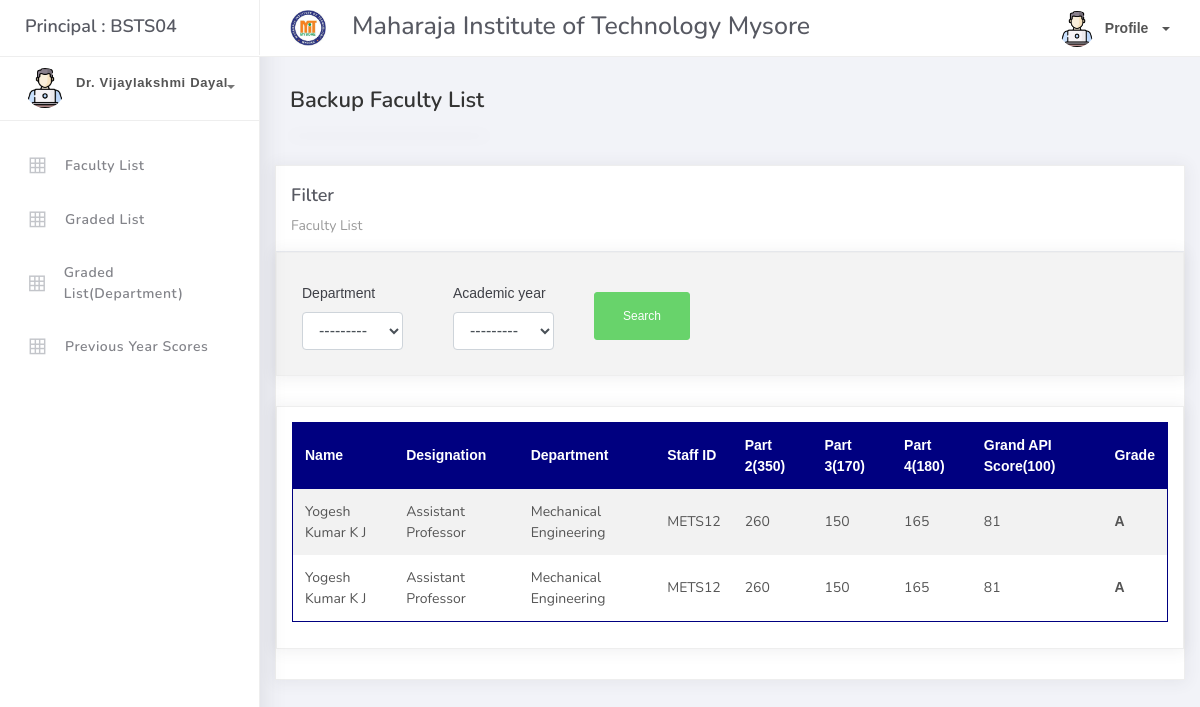
The app's page /backup_filter (signed in) with its own data.
### faculty/models.py (models this page shows, shortened)
class PersonalDetail(models.Model):
    Name = models.CharField(max_length=200)
    Department = models.CharField(max_length=200)
    Present_Designation = models.CharField(max_length=200)
    Whether_HOD = models.BooleanField(default=False)
    Highest_Qualification = models.CharField(max_length=200)
    Recognized_as_a_Research_Guide = models.CharField(max_length=100)
    Years_of_Service_at_MITM = models.CharField(max_length=10,null=True,default=0)
    Staff_ID = models.CharField(max_length=20, unique=True)
    Password = models.CharField(max_length=50)
    Mail_Id = models.EmailField()
    Contact_No = models.CharField(max_length=10)
    Date_of_joining = models.CharField(max_length=20,null=True)
    Specialization = models.CharField(max_length=100)
    If_yes_Number_of_candidates_being_supervised = models.CharField(max_length=100, null=True)
    total_years = models.IntegerField(null=True)

### AppraisalForm/models.py (models this page shows, shortened)
class BackupApiScores(models.Model):
    CATEGORY = (
			('Basic Science and Humanities', 'Basic Science and Humanities'),
			('Mechanical Engineering', 'Mechanical Engineering'),
            ('Civil Engineering', 'Civil Engineering'),
            ('Computer Science and Engineering', 'Computer Science and Engineering'),
            ('Information Science and Engineering', 'Information Science and Engineering'),
            ('Electronics and Communication Engineering', 'Electronics and Communication Engineering'),
            ('Master of Business Administration', 'Master of Business Administration'),
            ('Master of Computer Applications', 'Master of Computer Applications'),
			)
    ROLES = (
            ('Assistant Professor', 'Assistant Professor'),
            ('Associate Professor', 'Associate Professor'),
            ('Professor', 'Professor'),
    )
    GRADES = (
            ('A','A'),
            ('B','B'),
            ('C','C'),
            ('D','D'),
            ('E','E'),
            ('F','F'),
    )
    YEARS = (
            ('2021','2021'),
            ('2022','2022'),
            ('2023','2023'),
    )
    user = models.CharField(max_length=10, null=True)
    department = models.CharField(max_length=200, null=True, choices=CATEGORY)
    designation = models.CharField(max_length=200, null=True, choices=ROLES)
    name = models.CharField(max_length=200, null=True)
    grade = models.CharField(max_length=2, null=True, choices=GRADES)
    whether_HOD = models.BooleanField(default=False)
    submitted_Faculty = models.BooleanField(default=False)
    submitted_HOD = models.BooleanField(default=False)
    submitted_Principal = models.BooleanField(default=False)
    academic_year = models.IntegerField(null=True, choices=YEARS)
    Part1APIscore = models.BigIntegerField(default=0,null=True)
    Part1HODAPIscore = models.BigIntegerField(default=0,null=True)
    Part1PAPIscore = models.BigIntegerField(default=0,null=True)
    part2APIscore = models.BigIntegerField(null=True, default=0)
    part2HODAPIscore = models.BigIntegerField(null=True, default=0)
    part2PAPIscore = models.BigIntegerField(null=True, default=0)
    part3APIscore = models.BigIntegerField(default=0, null=True)
    part3HODAPIscore = models.BigIntegerField(default=0, null=True)
    part3PAPIscore = models.BigIntegerField(default=0, null=True)
    GrandScore = models.BigIntegerField(default=0,null=True)
    GrandScoreHOD = models.BigIntegerField(default=0,null=True)
    GrandScoreP = models.BigIntegerField(default=0,null=True)

### faculty/views.py (the view)
# urls.py: path('backup_filter', views.backup_filter_P),
def backup_filter_P(request):
    if request.session.get('principal',False):
        principal_id = request.session['principal']
        if PersonalDetail.objects.filter(Staff_ID=principal_id).exists():
            principal = PersonalDetail.objects.filter(Staff_ID=principal_id)[0]
            staffs = PersonalDetail.objects.all()
            tle = BackupApiScores.objects.all()
            staff = PersonalDetail.objects.get(Staff_ID=principal_id)
            myFilter = BackupFilter(request.GET, queryset=tle)
            tle = myFilter.qs
            context = {'staffs': staffs,
                        'principal': principal,
                        'tle' : tle,
                        'myFilter' : myFilter, 'staff':staff  }
            return render(request, 'Users/backup_scores.html', context)

### faculty/templates/Users/backup_scores.html (shortened to what this page needs)
{% extends 'base_princi.html' %}
{% load static %}
{% load crispy_forms_tags %}
{% block style %}
  <link rel="stylesheet" type="text/css" href="{% static 'css/main.css' %}">
{% endblock style %}
{% block content %}
<div class="main-panel">
  <div class="content">
					<div class="container-fluid">
						<h4 class="page-title">Backup Faculty List</h4>
						<div class="row">
							<div class="col-md-3">
							</div>
                <div class="card">
                  <div class="card-header ">
                      <h4 class="card-title">Filter</h4>
                        <p class="card-category">Faculty List</p>
                    </div>
                    <div class="card card-body" style="width: 100%; background: #f3f3f3;">
                      <form method="get" >
                          <div class="row">
                            <div class="col-2">
                              {{ myFilter.form.department |as_crispy_field }}
                            </div>
                            <div class="col-2">
                              {{ myFilter.form.academic_year |as_crispy_field }}
                            </div>
                            <div class="col-2">
                            <button type="submit" class="btn btn-sm btn-success" style="width: 6rem; height: 3rem; margin-top: 1.5rem;">Search</button>
                          </div>
                        </div>
                      </form>
                    </div>
              <div class="card">
                <div class="card-body">
                <div style="overflow-x:auto;">
                  <table class="table table-head-bg-primary table-striped table-hover">
                      <thead>
                        <tr>
                          <th scope="col">Name</th>
                          <th scope="col">Designation</th>
                          <th scope="col">Department</th>
                          <th scope="col">Staff ID</th>
                          <th scope="col">Part 2(350)</th>
                          <th scope="col">Part 3(170)</th>
                          <th scope="col">Part 4(180)</th>
                          <th scope="col">Grand API Score(100)</th>
                          <th scope="col">Grade</th>
                        </tr>
                      </thead>
                      <tbody>
                    {% for t in tle %}
                            <tr>
                              <td>{{ t.name }}</td>
                              <td>{{ t.designation }}</td>
                              <td>{{ t.department }}</td>
                              <td>{{ t.user }}</td>
                              <td>{{ t.Part1PAPIscore }}</td>
                              <td>{{ t.part2PAPIscore }}</td>
                              <td>{{ t.part3PAPIscore }}</td>
                              <td>{{ t.GrandScoreP }}</td>
                              <td><b>{{ t.grade }}</b></td>
                            </tr>
                    {% endfor %}
                        </tbody>
                    </table>
                  </div>
                  </div>
              </div>
              </div>
            </div>
{% endblock content %}

### templates/base_princi.html (shortened to what this page needs)
{% load static %}
<!DOCTYPE html>
<html>
<head>
	<link rel="stylesheet" href="{% static 'adminassets/css/bootstrap.min.css' %}">
	<link rel="stylesheet" href="{% static 'adminassets/css/ready.css' %}">
	<link rel="stylesheet" href="{% static 'adminassets/css/demo.css'%}">
    {% block style %}{% endblock style %}
</head>
<body>
	<div class="wrapper">
		<div class="main-header">
			<div class="logo-header">
				<a href="/principal" class="logo">
					Principal : {{ staff.Staff_ID }}
				</a>
			</div>
			<nav class="navbar navbar-header navbar-expand-lg">
				<div class="container-fluid">
					<img src="{% static 'adminassets/img/mitlogo.jpeg'%}" alt="user-img" width="36" class="img-circle"/>
					<span ><h5 class="align-items-center" style="padding-top: 0.7rem"> &nbsp;&nbsp;&nbsp; Maharaja Institute of Technology Mysore</h5></span>
					<ul class="navbar-nav topbar-nav ml-md-auto align-items-center">
						<li class="nav-item dropdown">
							<a class="dropdown-toggle profile-pic" data-toggle="dropdown" href="#" aria-expanded="false"> <img src="{% static 'adminassets/img/working.png'%}" alt="user-img" width="36" class="img-circle"><span >Profile</span></span> </a>
							</li>
						</ul>
					</div>
				</nav>
			</div>
			<div class="sidebar">
				<div class="scrollbar-inner sidebar-wrapper">
					<div class="user">
						<div class="photo">
							<img src="{% static 'adminassets/img/working.png'%}">
						</div>
						<div class="info">
							<a class="" data-toggle="collapse" href="#collapseExample" aria-expanded="true">
								<span>
									<span class="user-level">{{ staff.Name }}</span>
									<span class="caret"></span>
								</span>
							</a>
							<div class="clearfix"></div>
						</div>
					</div>
					<ul class="nav">
						<li class="nav-item">
							<a href="/faculty_list_P">
								<i class="la la-table"></i>
								<p>Faculty List</p>
							</a>
						</li>
						<li class="nav-item">
							<a href="/grade_list_P">
								<i class="la la-table"></i>
								<p>Graded List</p>
							</a>
						</li>
						<li class="nav-item">
							<a href="/grade_filter">
								<i class="la la-table"></i>
								<p>Graded List(Department)</p>
							</a>
						</li>
						<li class="nav-item">
							<a href="/backup_filter">
								<i class="la la-table"></i>
								<p>Previous Year Scores</p>
							</a>
						</li>
					</ul>
				</div>
			</div>
			{% block content %}{% endblock content %}
</body>
</html>

### static/css/main.css (style rules this page uses)
* { font-family: sans-serif; }
.wrapper { margin: 0 auto; }

### records on screen
PersonalDetail: Staff_ID "BSTS04", Name "Dr. Vijaylakshmi Dayal"
BackupApiScores: name "Yogesh Kumar K J", designation "Assistant Professor", department "Mechanical Engineering", user "METS12", Part1PAPIscore "260", part2PAPIscore "150", part3PAPIscore "165", GrandScoreP "81", grade "A"
BackupApiScores: name "Yogesh Kumar K J", designation "Assistant Professor", department "Mechanical Engineering", user "METS12", Part1PAPIscore "260", part2PAPIscore "150", part3PAPIscore "165", GrandScoreP "81", grade "A"
